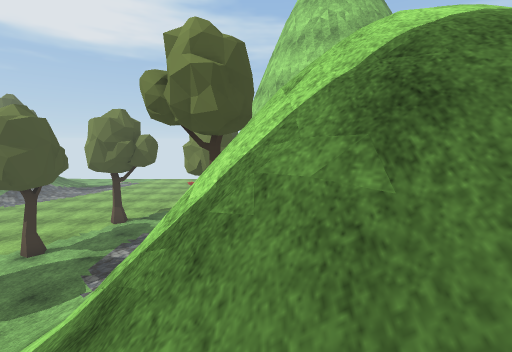
View 1 (above)

24 first-person views from a walk through a scene from a Unity 3-D project. The camera is 1.4 m above the floor, tilts 8° down and sees 90° across. The floor is counted in squares, 1 m on a side. Each view is taken from the middle of a square. On the plan, view 1 faces up. The plan holds only what a view shows up to about 13 squares ahead; the rest is blank. The place goes on beyond the plan. Some animated figures are left out. Some surface patterns are stand-ins.

View 2
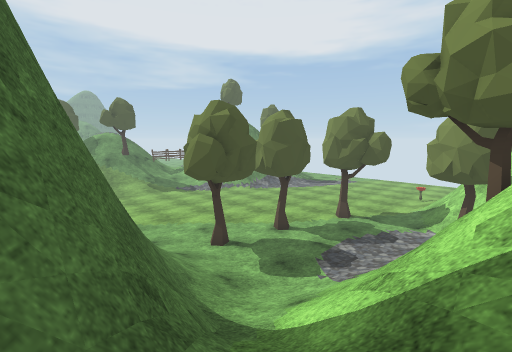

View 3
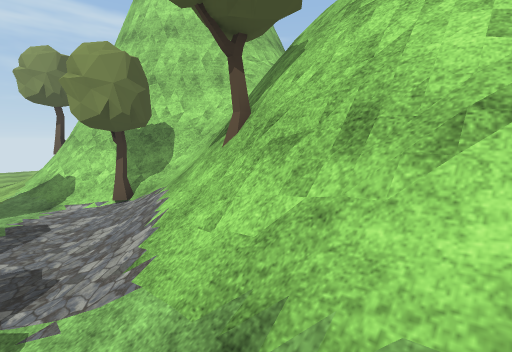

View 4
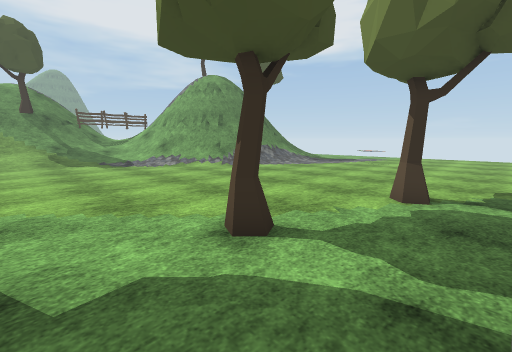

View 5
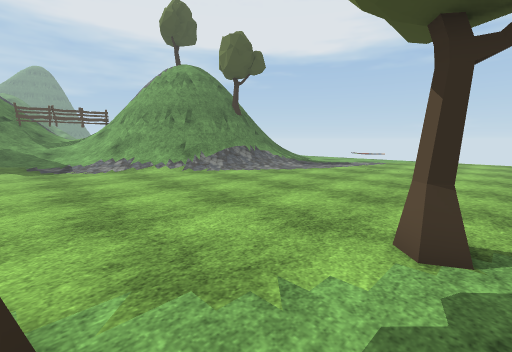

View 6
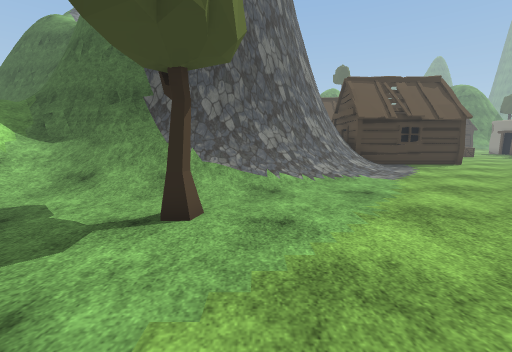

View 7
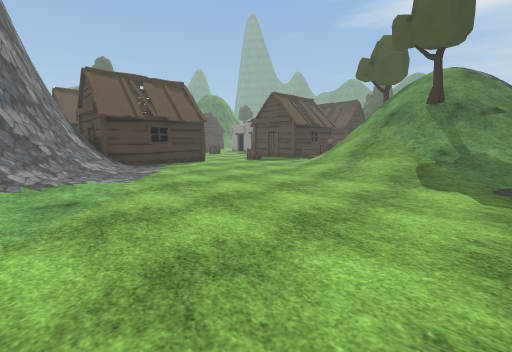

View 8
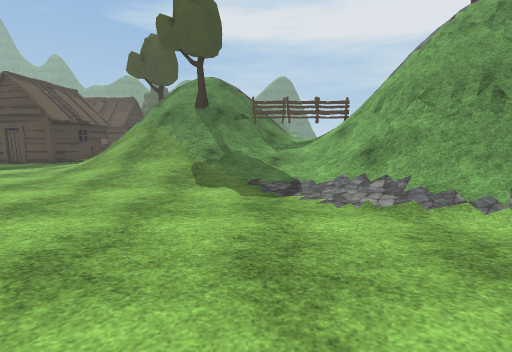

View 9
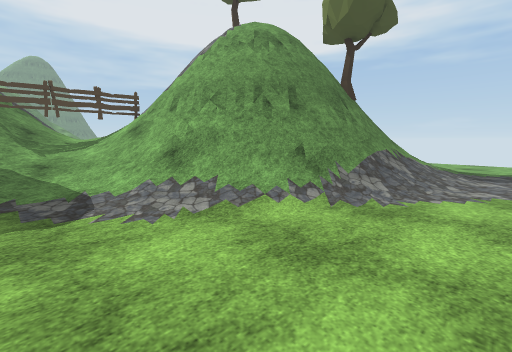

View 10
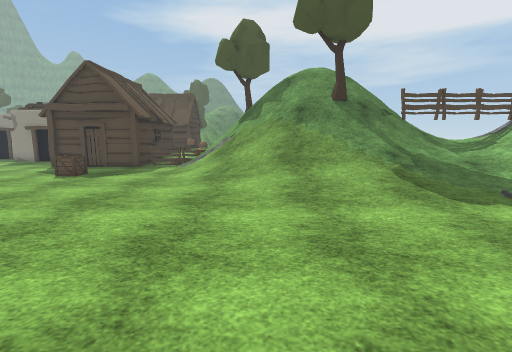

View 11
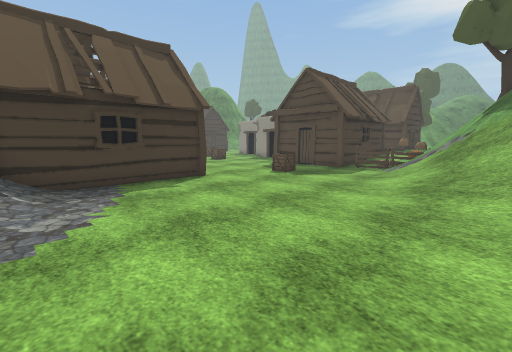

View 12
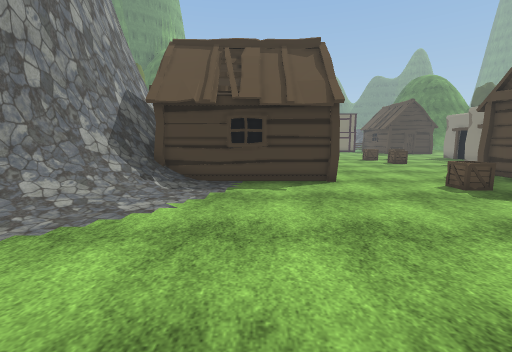

View 13
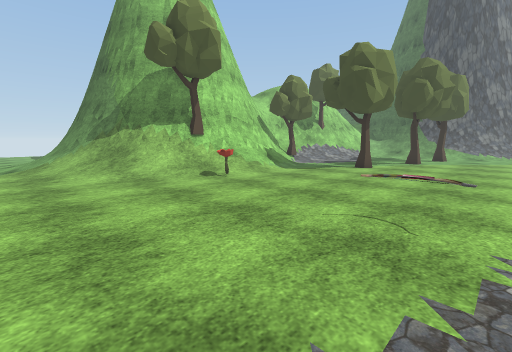

View 14
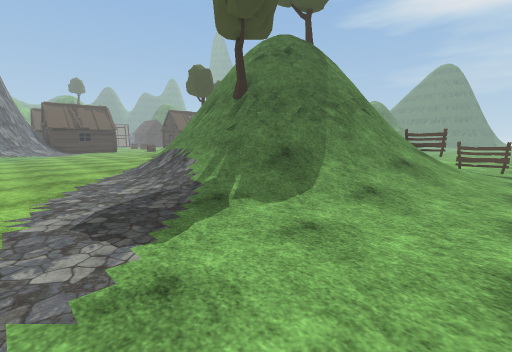

View 15
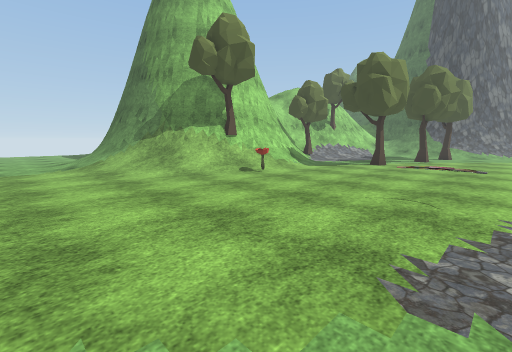

View 16
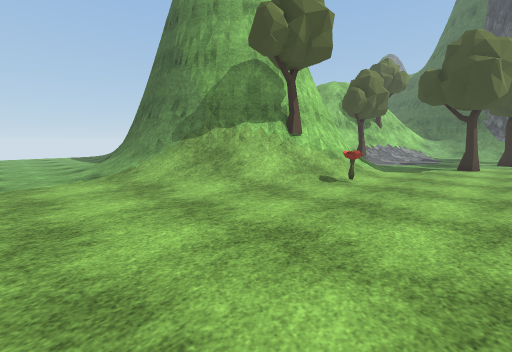

View 17
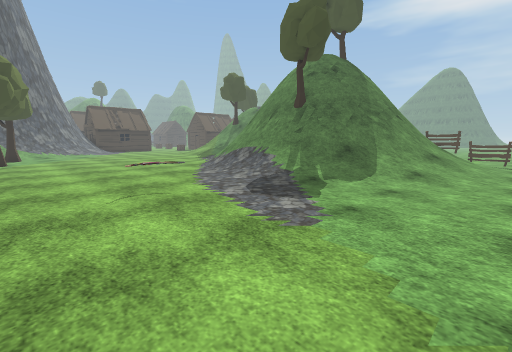

View 18
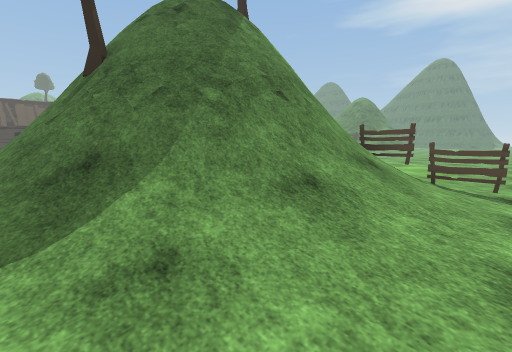

View 19
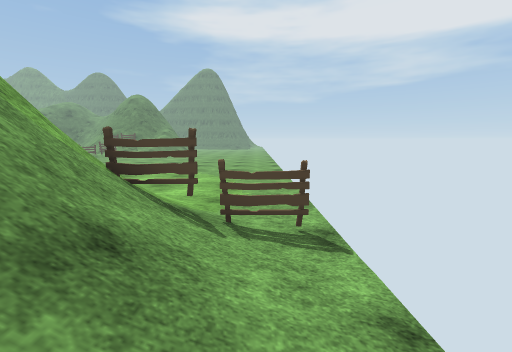

View 20
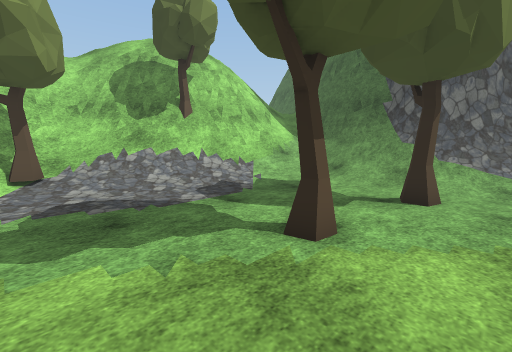

View 21
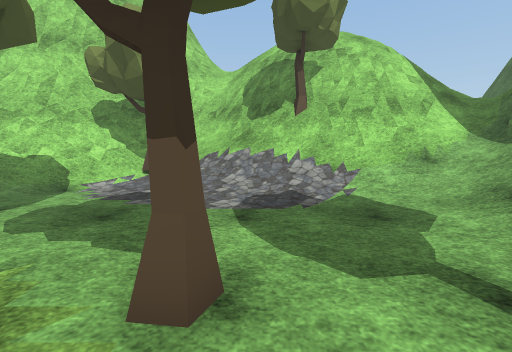

View 22
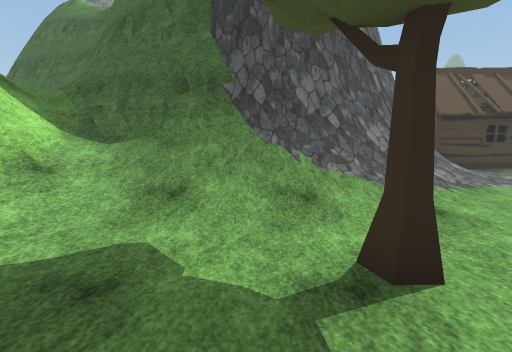

View 23
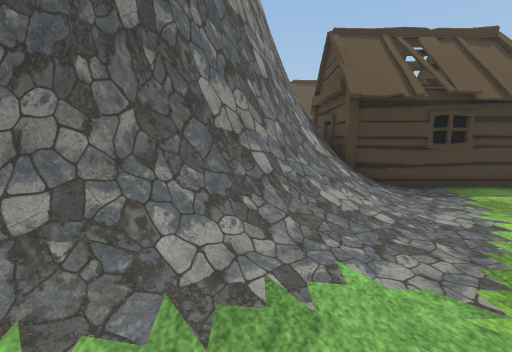

View 24
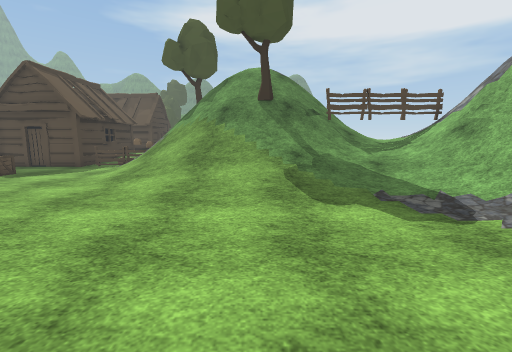

### Floor plan
Key: @ floor where view 1 was taken; # wall or solid block; . main floor; : floor 0.25 m higher than the main floor; + floor 4.75 m higher than the main floor; / step, stairs or slope; = window, fence, low wall or low ledge; v drop or lower ground; T tree; H hut; F fence; C crate; O other object.
Columns run from 29 left of view 1 to 6 right of it. Each row starts with its distance up from view 1.
 29 ..F:::::::..........................
 28 ..FF/////:::...................:::..
 27 .:F////////:................::::::::
 26 :///////////:..............:///////:
 25   /=====////::............:////====
 24  =######=////:...........://==#####
 23        ##=///:...........///####
 22         ###//:...O......:/=###
 21          ##//:..........O/T##
 20          ##//:..........//##
 19          ##//...........//##
 18         ##=//...........//##
 17   ########=/:...........:/##
 16  ===#####=//............./=#
 15   F/#===///..............//##
 14   F////////..........TT.../=####
 13  /////////................:T#######
 12 //F/////:................::T/##==##
 11 //F////::................:////##//
 10 ////////:...........T....:///=#=//
  9 /T//////:................///=##=//
  8 /TT/////:...............://=##v//
  7 ////////:...............///=##v//
  6 ///////::..........TT::://=##+/
  5 ///////:...........://////=#v///
  4 //////::.........:////////#=#=///
  3 /////::.........////==#////=#=///
  2 ////:.........://=#######=//##//
  1 /............://=###   ####////
  0 ............://=##       ##=/@
 -1 H...........//=##         ##=
 -2 ...C........//##           ##=
 -3 H..C.......:/=##            ###=
 -4 H.....HHHHHHH##              ####
 -5 H......H    H##
 -6 H.....HH    H#
 -7 ...... H    ##
 -8 .....   HHHHH

Where each view was taken, in squares from view 1:
view 1: 0 up, 0 right, facing up
view 2: 0 up, 1 left, facing up-left
view 3: 3 up, 5 left, facing up-right
view 4: 7 up, 6 left, facing up-left
view 5: 10 up, 7 left, facing up-left
view 6: 11 up, 11 left, facing down
view 7: 11 up, 13 left, facing down-left
view 8: 11 up, 14 left, facing left
view 9: 11 up, 15 left, facing up-left
view 10: 5 up, 16 left, facing left
view 11: 5 up, 17 left, facing down-left
view 12: 5 up, 20 left, facing down
view 13: 27 up, 13 left, facing down-right
view 14: 29 up, 13 left, facing down-left
view 15: 29 up, 13 left, facing down-right
view 16: 29 up, 9 left, facing down-right
view 17: 29 up, 9 left, facing down-left
view 18: 29 up, 18 left, facing down-left
view 19: 28 up, 22 left, facing left
view 20: 13 up, 11 left, facing down-right
view 21: 9 up, 11 left, facing right
view 22: 9 up, 8 left, facing down
view 23: 4 up, 14 left, facing down
view 24: 8 up, 16 left, facing left
